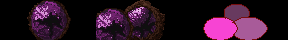

Below is a game level as drawn by its tile map, then a one-line description and the .tmx file that defines it, in full:
An orthogonal 3x1 tile map with 96x40 px tiles, 1 tile layer (Tile Layer 1).

<map version="1.2" tiledversion="1.2.4" orientation="orthogonal" renderorder="right-down" width="3" height="1" tilewidth="96" tileheight="40" infinite="0" nextlayerid="2" nextobjectid="1">
 <tileset firstgid="1" source="momentiteconstruct.tsx" />
 <layer id="1" name="Tile Layer 1" width="3" height="1">
  <data encoding="csv">
1,2,3
</data>
 </layer>
</map>